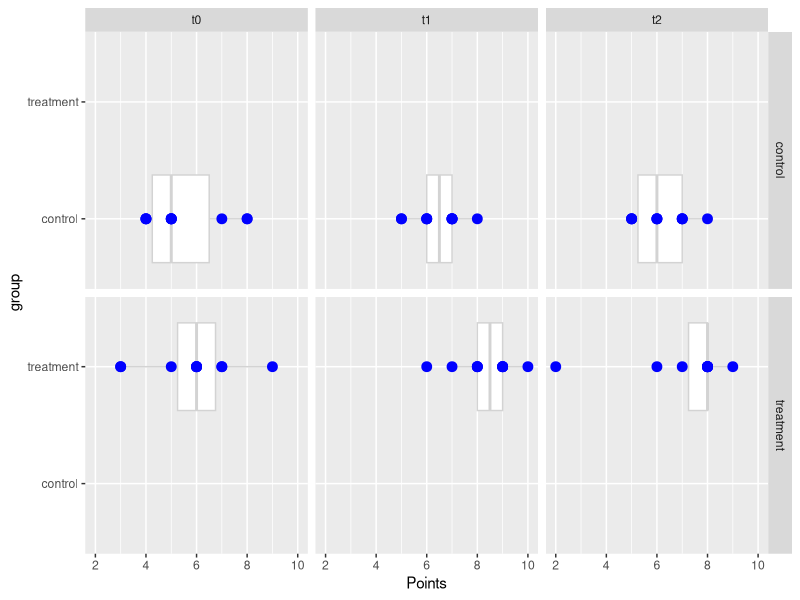
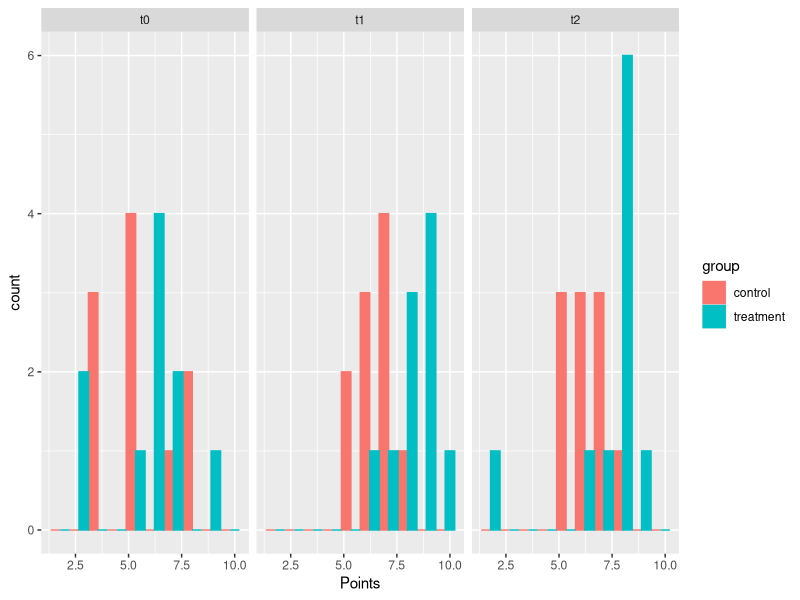
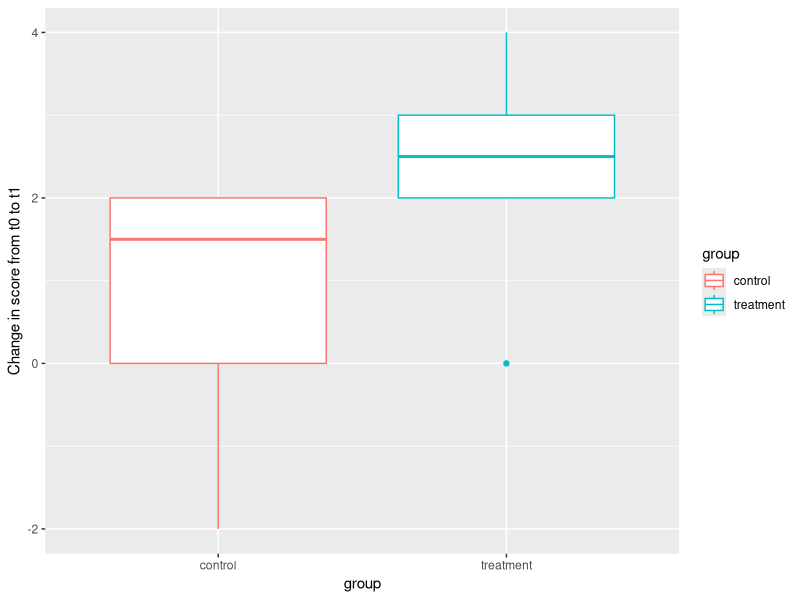
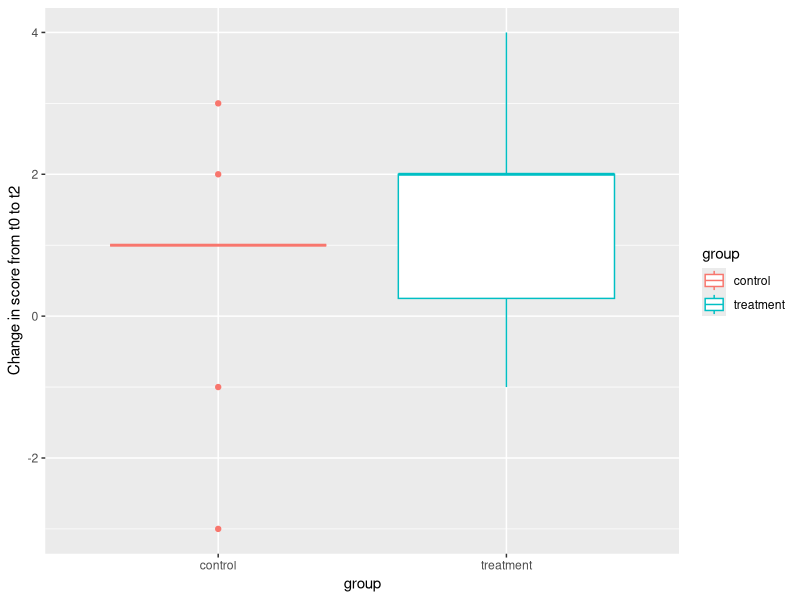
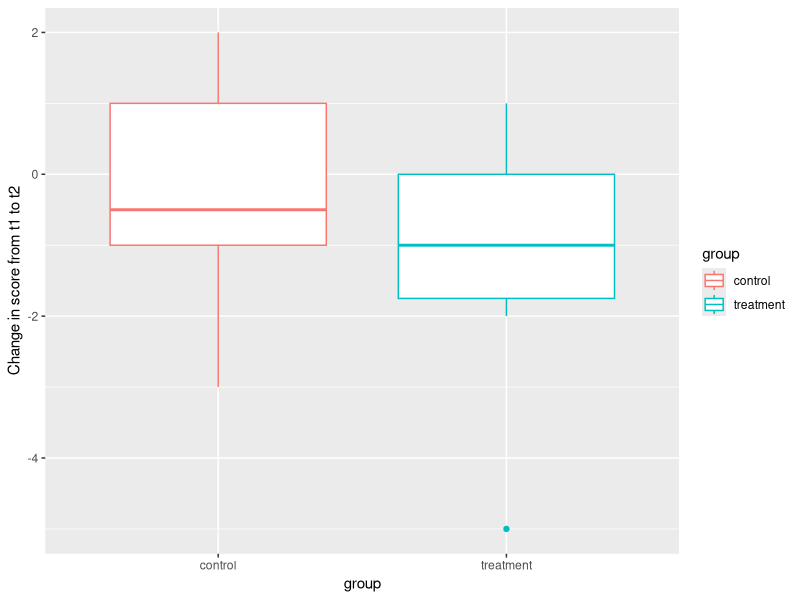

These figures' R source, in order:
## ---- chunk 1
knitr::opts_chunk$set(echo = TRUE)
library(ggplot2)
library(dplyr)
library(tidyr)

#reading in survey data
data <- read.csv("final data - Sheet1.csv")
colnames(data)[1] <- "Test"
## ---- chunk 2
# reshaping data so each survey in its own column and compute difference in survey scores
data %>% 
  select(Points, Test, ID, group)%>%
  mutate(group = as.factor(group))%>% # group is categorical, not numeric 
  pivot_wider(names_from = "Test", values_from = "Points")%>%
  mutate(t1minust0 = t1-t0, 
         t2minust0 = t2-t0,
         t2minust1 = t2-t1)-> data_wide

# creating a data set that labels group as treatment and control 
treatment <- data%>%
  filter(group == 1)%>%
  mutate(group = "treatment")

control <- data%>%
  filter(group == 2)%>%
  mutate(group = "control")

new_data <- bind_rows(treatment, control)

# changing treatment and control labels for data_wide 
treatment2 <- data_wide%>%
  filter(group == 1)%>%
  mutate(group = "treatment")

control2 <- data_wide%>%
  filter(group == 2)%>%
  mutate(group = "control")

newdata_wide <- bind_rows(treatment2, control2)

# creating groups for t testing 
group1 <- filter(data_wide, group == 1)
group2 <- filter(data_wide, group == 2)

# Summary of all data with box plots 
tapply(new_data$Points, new_data$Test, summary)

# Box plot dividing data by survey and treatment vs control 
ggplot(new_data, aes(Points, group, group = group)) + 
  geom_boxplot(color = "lightgrey") + 
  geom_point(color = "blue", size = 3)+
  facet_grid(group ~ Test)

# Histogram of survey results
ggplot(new_data, aes(Points, color = group, fill = group, group = group))+
  geom_histogram(bins = 10, position = "dodge")+
  facet_wrap(~Test)

## ---- chunk 3
ggplot(newdata_wide, aes(group, t1minust0, color = group))+
  geom_boxplot()+
  ylab("Change in score from t0 to t1")

# Statistical testing 
#test whether change in scores between t0&t1 is greater for the control group
t.test(group1$t1minust0, group2$t1minust0, alternative = "greater")
## ---- chunk 4
ggplot(newdata_wide, aes(group, t2minust0, color = group))+
  geom_boxplot()+
  ylab("Change in score from t0 to t2")

# Statistical testing 
#test whether change in scores between t2&t1 is greater for control group
t.test(group1$t2minust0, group2$t2minust0, alternative = "greater")
## ---- chunk 5
ggplot(newdata_wide, aes(group, t2minust1, color = group))+
  geom_boxplot()+
  ylab("Change in score from t1 to t2")

# Statistical testing 
#test whether change in scores between t2&t1 is greater than t2-t1 but less than t1-t0
t.test(group1$t2minust1, group2$t2minust1, alternative = "greater")
## ---- chunk 6
t.test(group1$t0, group2$t0, alternative = "greater")
## ---- chunk 7
t.test(group1$t1, group2$t1, alternative = "greater")
## ---- chunk 8
t.test(group1$t2, group2$t2, alternative = "greater")
